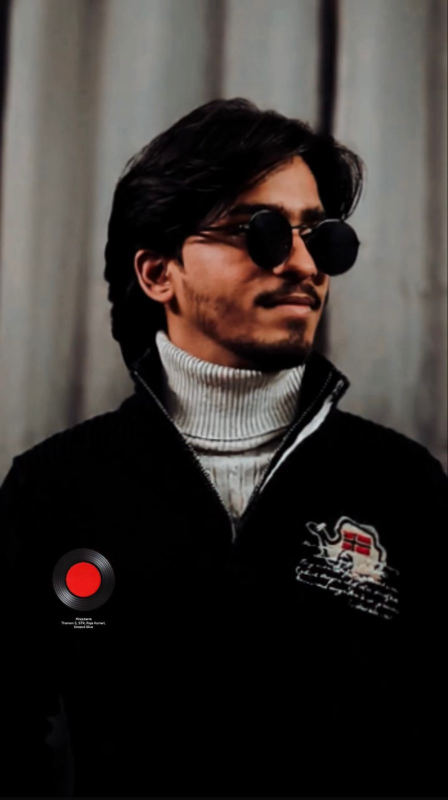
#> input picture Open Cv/rajanFilter.jpeg, 896 x 1600 px, found by its file name (shown at 1/2 size)
$ python Phase2_openCv.py
#> lines starting #> are read from the running program, lines starting #| are printed output that depends on the picture
'''
In this phase we will learn about how to
deal with Image transformation
and manipulation
1. Resizing and Scaling
2. Crop :-> Using slicing
3. Rotating and flipping of an image
4. Drawing shapes:-> Lines,circles,rectangles
5. Adding text :-> text placement and font selection
'''

# 1. Resizing :-> resized = cv2.resize(src,dsize,fx,fy,interpolation)
'''
1.src->Original image loaded
2.dsize->Dimensions in pixels (1 width then height)
3.fx:-> scale factors
4.fy:-> scale factors
5.interpolation:-> scale fctors
these 3,4,5 are resizing factors for pixels and optional
'''

import cv2

image2 = cv2.imread("Open Cv/rajanFilter.jpeg",-1)
#> image2 is the input picture: shape (1600, 896, 3); mean B, G, R 47.7, 50.6, 56.1

if image2 is None:
    print('image is not found')
else:
    print('image loaded successfully')

    resize = cv2.resize(image2,(300,300))
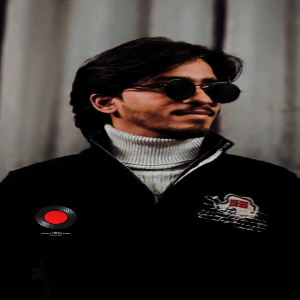
#> resize: shape (300, 300, 3); mean B, G, R 47.7, 50.6, 56.1
    cv2.imshow("Original image",image2)
    cv2.imshow("resized_image",resize)
#always save resized image
    cv2.imwrite("resized_output.webp",resize,[cv2.IMWRITE_WEBP_QUALITY,90])
    cv2.waitKey(0)
    cv2.destroyAllWindows

#2. Cropping an image using slicing in OpenCV
'''
Images in open Cv is just a matrices of pixels
that 2d or 3d array
basically understand this:-.
Y-axis:-> rows = top to bottom
X-axis:-> columns = left to right
Syntax:->
image[startY:endY,startX:endX]
'''
if image2 is not None:
    cropped = image2[100:200,50:150]
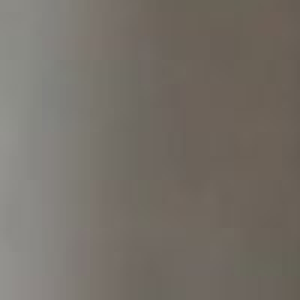
#> cropped: shape (100, 100, 3) (shown 3 times larger); mean B, G, R 103.7, 111.5, 117.4
    cv2.imshow("originalImage",image2)
    cv2.imshow('croppedImage',cropped)
    cv2.waitKey(0)
    cv2.destroyAllWindows()

#3. Image Rotation and flipping
'''
ROTATION
M = cv2.getRotationMatrix2D(center,angle,scale)
rotated_image = cv2.warpAffine(image,M,(width,height))

1. M = cv2.getRotationMatrix2D(center,angle,scale):->
This line creates a matrix to give instrux=ction to open Cv that is how
to rotate
Parameters:->
center:-> tell how to rotate as centre clock or anticlock
angle(in degrees):-> how much angle from axis you want to rotate
                  90-> clock wise
                 -90:-> anticlock wise
scale:-> How much to zoom in or zoom out while rotation
1.0:-> same size
0.5:-> half of tht
2.0:-> double of that
To get center point = (width//2,height//2)

2. rotated_image = cv2.warpAffine(image,M,(width,height)):->
this function apply the rotatio on image
image;-> originnal image
m :-> matrix instruction for rotation
(width,height)-> new width and height of output image
'''

if image2 is None:
    print("image could not load")
else:
    (h,w) = image2.shape[:2]
#> h = 1600; w = 896
    center = (w//2, h//2)
#> center = (448, 800)
    M = cv2.getRotationMatrix2D(center,90,1.0)
    rotated = cv2.warpAffine(image2,M,(w,h))
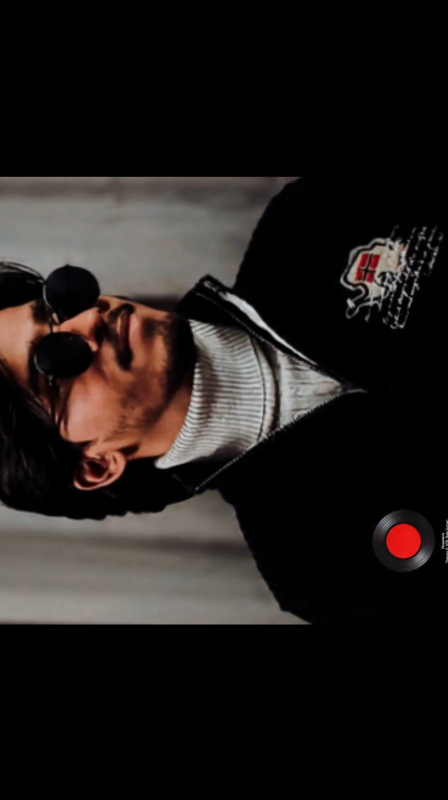
#> rotated: shape (1600, 896, 3) (shown at 1/2 size); mean B, G, R 26.9, 28.9, 33.7

    cv2.imshow('originalIamge',image2)
    cv2.imshow("rotatedImage",rotated)
    cv2.waitKey(0)
    cv2.destroyAllWindows


'''
FLIPPING
flipped = cv2.flip(image,flipcode):-> Mirror's the image across line
flipcode:->
0:-> flip vertically - top to bottom
1:-> flip orizontally - left to right
-1:-> flip both horizontally and vertically
'''

if image2 is None:
    print("image is not found")
else:
    flippedH = cv2.flip(image2,1)
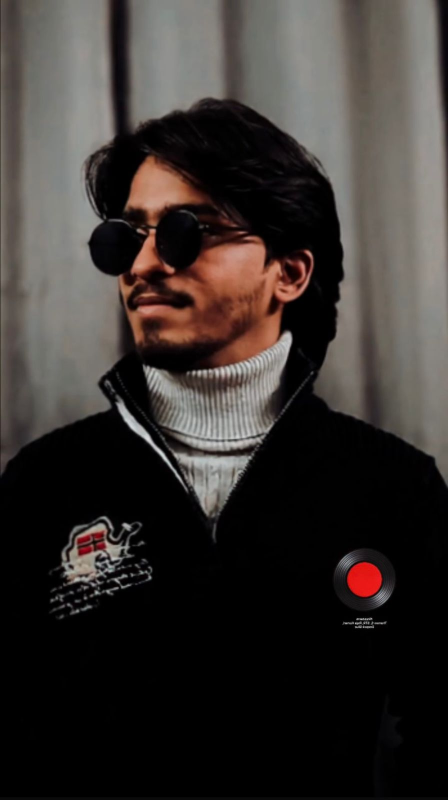
#> flippedH: shape (1600, 896, 3) (shown at 1/2 size); mean B, G, R 47.7, 50.6, 56.1
    flippedV = cv2.flip(image2,0)
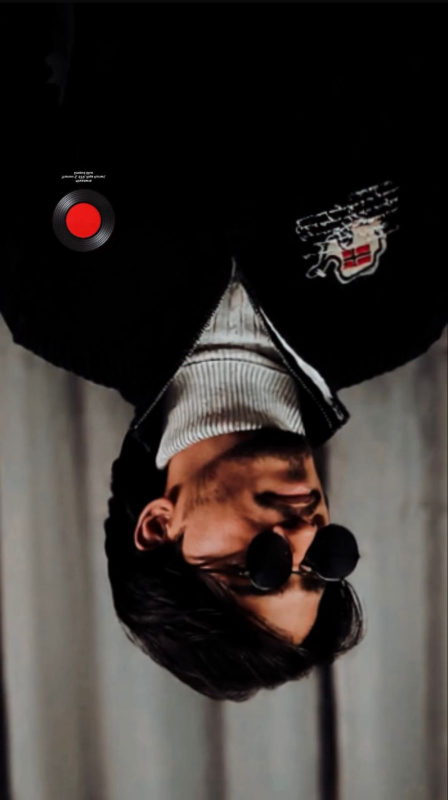
#> flippedV: shape (1600, 896, 3) (shown at 1/2 size); mean B, G, R 47.7, 50.6, 56.1
    flippedboth = cv2.flip(image2,-1)
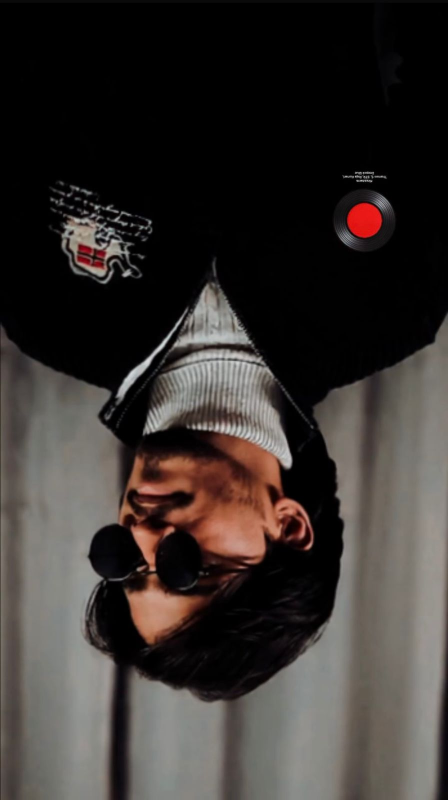
#> flippedboth: shape (1600, 896, 3) (shown at 1/2 size); mean B, G, R 47.7, 50.6, 56.1

    cv2.imshow('Original image',image2)
    cv2.imshow('horizontalFlip',flippedH)
    cv2.imshow('VerticalFlip',flippedV)
    cv2.imshow('Flipped both(h,v)',flippedboth)
    cv2.waitKey(0)
    cv2.destroyAllWindows()

#4. Drawing shapes(line,circlesand rectangle)

'''
1.Drawing lines over an image
cv2.line(image,pt1,pt2,color,thickness)
image:-> original image
pt1:-> start point
pt2:-> end point of line
color:-> color of line
thickness:-> thickness of that line
'''


#LINE:->
if image2 is None:
    print('image is not found')

else:
    print('imageis loaded')
    pt1 = (50,100)
    pt2 = (200,100)
    color = (255,0,0)
    thickness = 4

    cv2.line(image2,pt1,pt2,color,thickness)
    cv2.imshow('Line drawn',image2)
    cv2.waitKey(0)
    cv2.destroyAllWindows()

"""
RECTANGLE:-> these rectangles are used to detect faces and objects in images
cv2.rectangle(image,pt1,pt2,color,thickness)
pt1:-> top left corner of rectangle(x1,y1)
pt2:-> bottom right corner of rectangle(x2,y2)
"""

if image2 is None:
    print('image not found')
else:
    print('image is loaded')

    pt1 = (100,300)
    pt2 = (300,500)
    color = (0,250,0)
    thickness = 6

    cv2.rectangle(image2,pt1,pt2,color,thickness)
    cv2.imshow('Rectangle Drawn',image2)
    cv2.waitKey(0)
    cv2.destroyAllWindows()


'''
CIRCLE:->
cv2.circle(image,center,radius,color,thickness)
center:-> (x,y)
radius:-> in pixels
'''

if image2 is None:
    print('image is not found')
else:
    print('image found')
    cv2.circle(image2,(400,400),300,(0,250,0),6)

    cv2.imshow('Circle in imge',image2)
    cv2.waitKey(0)
    cv2.destroyAllWindows()

#5. Adding text in the image
'''
cv2.puText(img,text,org,font,fontScale,color,thickness)
org -> (x,y) :-> bottom left point to start with
font:-> fonttype
fontscale:-> text size (1.0-normal, 2.0-big)
'''
if image2 is None:
    print('image is not found')
else:
    print('image found')
    cv2.putText(image2,"Hellow!",(50,300),cv2.FONT_HERSHEY_SIMPLEX,
                1.2,(0,255,255),3)
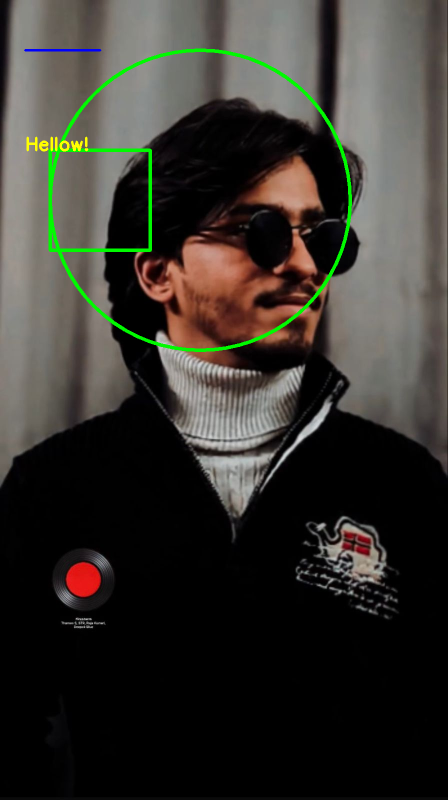
#> image2: shape (1600, 896, 3) (shown at 1/2 size); mean B, G, R 46.7, 52.8, 55.1

    cv2.imshow('Text on the image',image2)
    cv2.waitKey(0)
    cv2.destroyAllWindows()

$ run again, with Open Cv/Rajan.jpeg copied over Open Cv/rajanFilter.jpeg
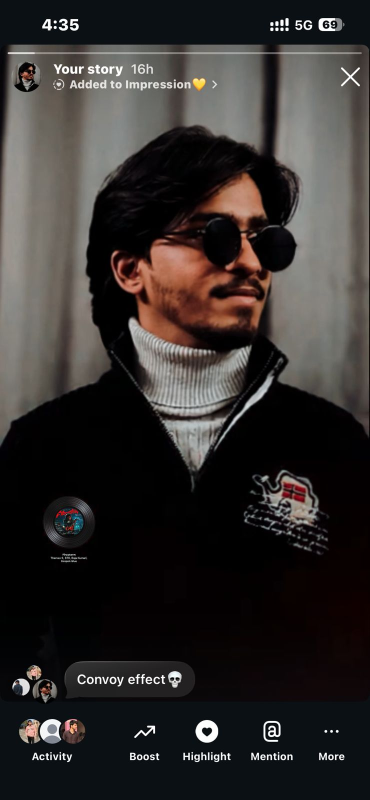
#> input picture Open Cv/Rajan.jpeg, 739 x 1600 px, found by its file name (shown at 1/2 size)
#> image2 is the input picture: shape (1600, 739, 3); mean B, G, R 45.6, 47.3, 51.2
#> `flippedboth = cv2.flip(image2,-1)`:
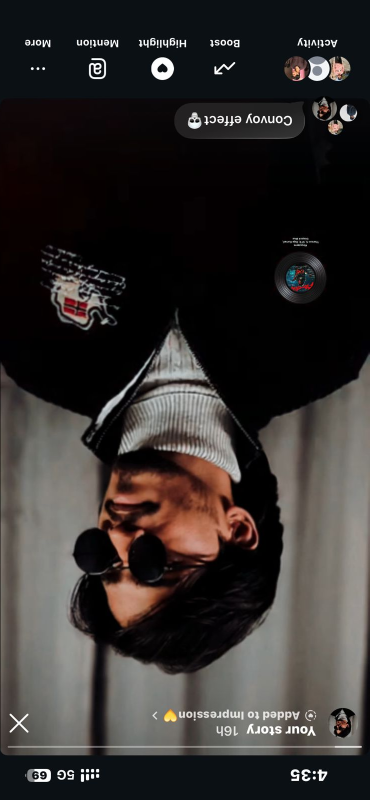
#> flippedboth: shape (1600, 739, 3) (shown at 1/2 size); mean B, G, R 45.6, 47.3, 51.2
#> `cv2.putText(image2,"Hellow!",(50,300),cv2.FONT_HERSHEY_SIMPLEX, 1.2,(0..`:
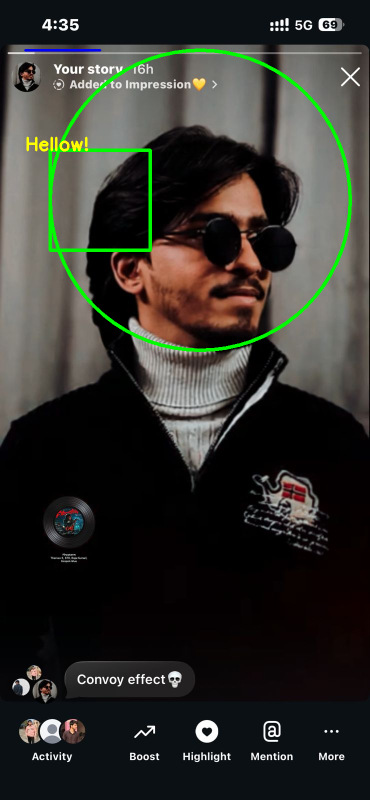
#> image2: shape (1600, 739, 3) (shown at 1/2 size); mean B, G, R 44.3, 49.8, 49.9
